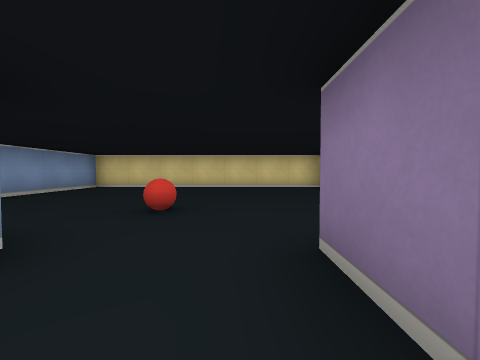
view 1 (above)

17 first-person views from a walk through a cub3D maze. The camera is about half as high as the walls, tilts 2° down and sees 90° across. The floor is counted in squares. Each view is taken from the middle of a square. On the plan, view 1 faces up. The plan holds only what a view shows up to about 9 squares ahead; the rest is blank.

view 2
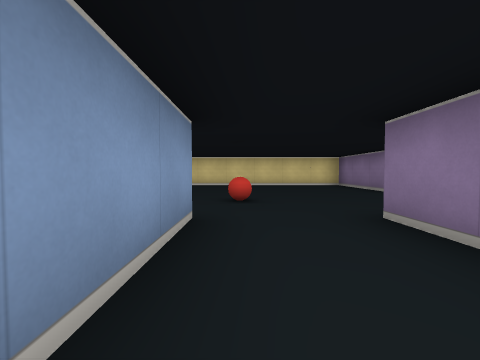

view 3
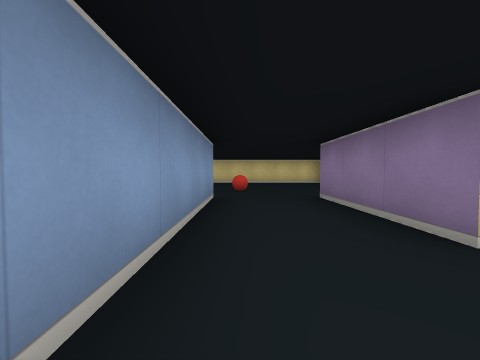

view 4
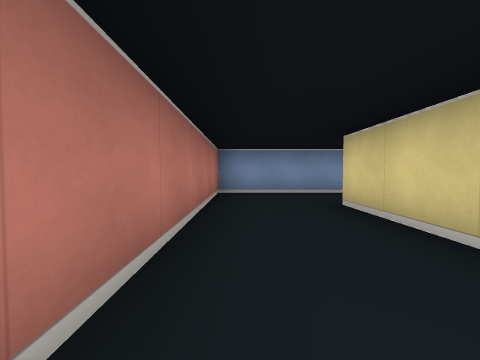

view 5
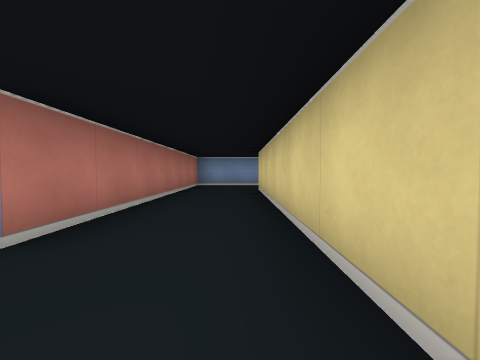

view 6
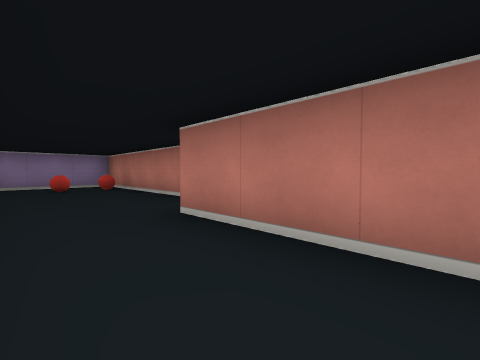

view 7
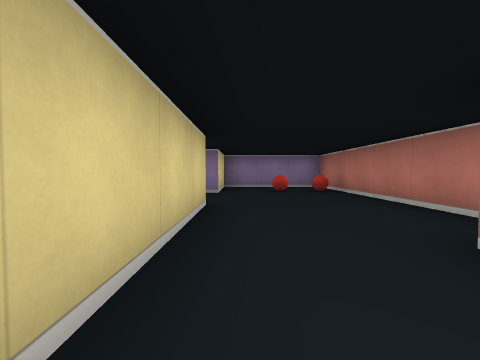

view 8
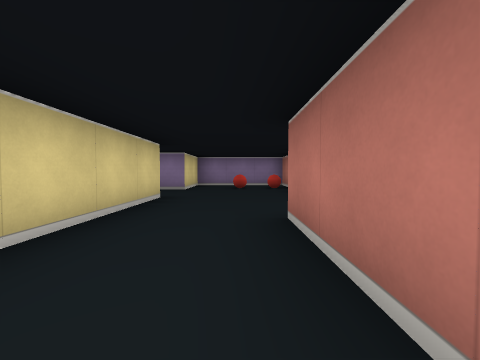

view 9
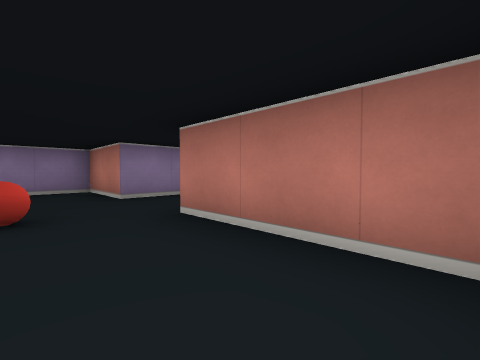

view 10
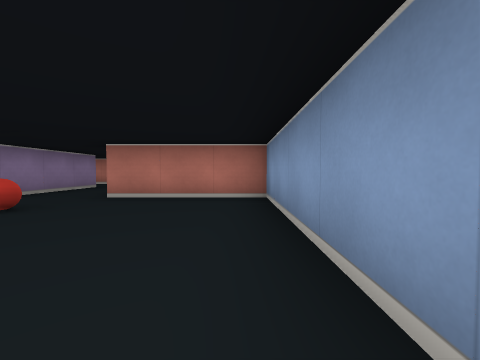

view 11
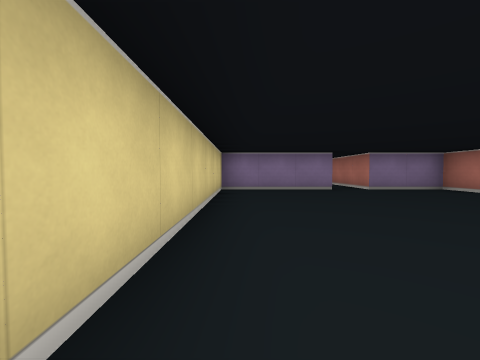

view 12
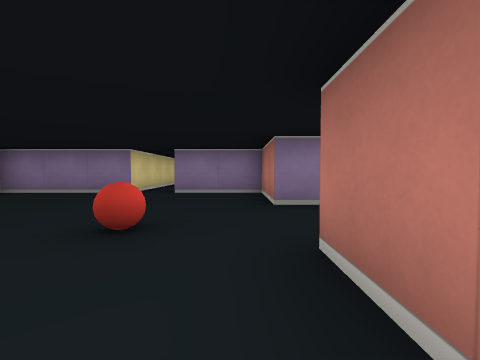

view 13
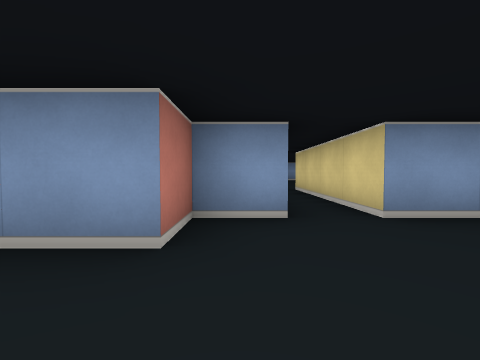

view 14
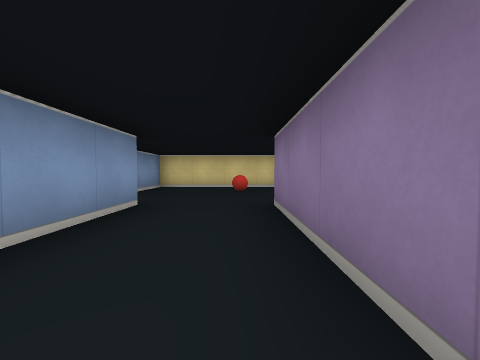

view 15
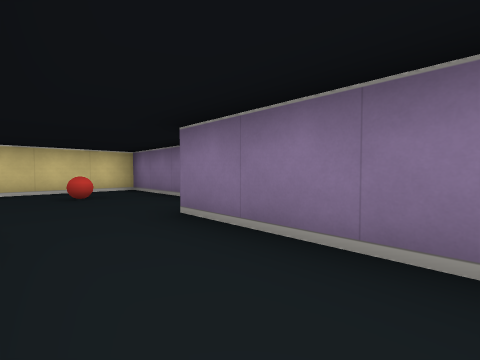

view 16
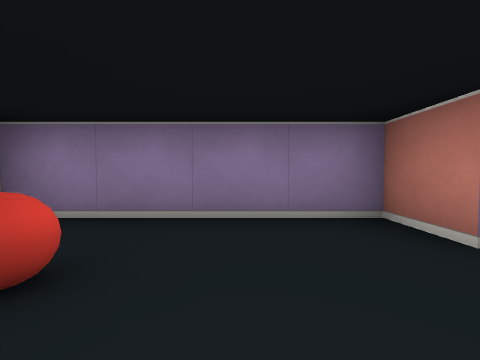

view 17
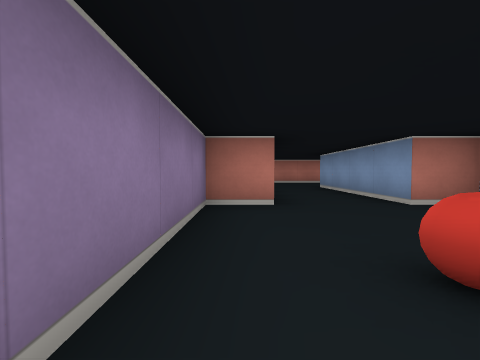

### Floor plan
Points are (right, up) in squares from view 1. A wall is a line through its corners. A room is listed if a view was taken in it or the views show most of it. See-through windows are left out.
Room 1 (views 1, 2, 3, 4, 6, 7, 8, 9, 10, 11, 12)
walls: (6.5, 4.5) (2.5, 4.5) (2.5, 7.5) (-4.5, 7.5) (-4.5, 1.5) (-1.5, 1.5) (-1.5, -3.5) (5.5, -3.5); (6.5, -1.5) (0.5, -1.5) (0.5, 1.5) (2.5, 1.5) (2.5, 3.5) (5, 3.5)
ways out: opening at (5.5, -2.5) to room 2; opening at (6, 4) to room 3
objects: ball (-1, 3)
Room 2 (view 5)
walls: (7.5, -1.5) (6.5, -1.5); (6.5, -4.5) (11.5, -4.5) (11.5, -1.5) (9.5, -1.5)
ways out: opening at (5.5, -2.5) to room 1; opening at (8.5, -1.5) to room 3
objects: ball (10, -4); ball (10, -3)
Room 3 (views 13, 14, 15, 16, 17)
walls: (6.5, 3.5) (6.5, 2.5) (7.5, 2.5) (7.5, -1.5); (9.5, -1.5) (9.5, 2.5) (10.5, 2.5) (10.5, 6.5) (6.5, 6.5) (6.5, 4.5)
ways out: opening at (6, 4) to room 1; opening at (8.5, -1.5) to room 2
objects: ball (9, 5)

Where each view was taken, in squares from view 1:
view 1: 0 up, 0 right, facing up
view 2: 1 down, 1 left, facing up
view 3: 3 down, 1 left, facing up
view 4: 3 down, 4 right, facing left
view 5: 2 down, 7 right, facing left
view 6: 2 down, 3 right, facing down-right
view 7: 2 down, 4 right, facing right
view 8: 3 down, 3 right, facing right
view 9: 3 up, 4 left, facing down-right
view 10: 6 up, 4 left, facing down
view 11: 7 up, 4 left, facing right
view 12: 2 up, 3 left, facing right
view 13: 3 up, 9 right, facing left
view 14: 1 down, 9 right, facing up
view 15: 0 up, 8 right, facing up-right
view 16: 4 up, 8 right, facing right
view 17: 6 up, 10 right, facing down
